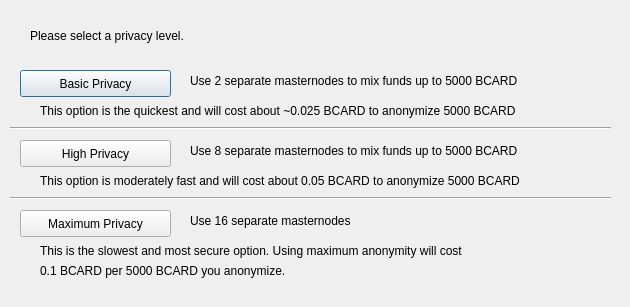
<?xml version="1.0" encoding="UTF-8"?>
<ui version="4.0">
 <class>ObfuscationConfig</class>
 <widget class="QDialog" name="ObfuscationConfig">
  <property name="geometry">
   <rect>
    <x>0</x>
    <y>0</y>
    <width>630</width>
    <height>307</height>
   </rect>
  </property>
  <property name="windowTitle">
   <string>Configure Obfuscation</string>
  </property>
  <widget class="QPushButton" name="buttonBasic">
   <property name="geometry">
    <rect>
     <x>20</x>
     <y>70</y>
     <width>151</width>
     <height>27</height>
    </rect>
   </property>
   <property name="text">
    <string>Basic Privacy</string>
   </property>
  </widget>
  <widget class="QPushButton" name="buttonHigh">
   <property name="geometry">
    <rect>
     <x>20</x>
     <y>140</y>
     <width>151</width>
     <height>27</height>
    </rect>
   </property>
   <property name="text">
    <string>High Privacy</string>
   </property>
  </widget>
  <widget class="QPushButton" name="buttonMax">
   <property name="geometry">
    <rect>
     <x>20</x>
     <y>210</y>
     <width>151</width>
     <height>27</height>
    </rect>
   </property>
   <property name="text">
    <string>Maximum Privacy</string>
   </property>
  </widget>
  <widget class="QLabel" name="label">
   <property name="geometry">
    <rect>
     <x>30</x>
     <y>20</y>
     <width>571</width>
     <height>31</height>
    </rect>
   </property>
   <property name="text">
    <string>Please select a privacy level.</string>
   </property>
  </widget>
  <widget class="QLabel" name="label_2">
   <property name="geometry">
    <rect>
     <x>190</x>
     <y>70</y>
     <width>421</width>
     <height>21</height>
    </rect>
   </property>
   <property name="text">
    <string>Use 2 separate masternodes to mix funds up to 5000 BCARD</string>
   </property>
  </widget>
  <widget class="QLabel" name="label_3">
   <property name="geometry">
    <rect>
     <x>190</x>
     <y>140</y>
     <width>411</width>
     <height>21</height>
    </rect>
   </property>
   <property name="text">
    <string>Use 8 separate masternodes to mix funds up to 5000 BCARD</string>
   </property>
  </widget>
  <widget class="QLabel" name="label_4">
   <property name="geometry">
    <rect>
     <x>190</x>
     <y>210</y>
     <width>421</width>
     <height>21</height>
    </rect>
   </property>
   <property name="text">
    <string>Use 16 separate masternodes</string>
   </property>
  </widget>
  <widget class="QLabel" name="label_6">
   <property name="geometry">
    <rect>
     <x>40</x>
     <y>100</y>
     <width>561</width>
     <height>21</height>
    </rect>
   </property>
   <property name="text">
    <string>This option is the quickest and will cost about ~0.025 BCARD to anonymize 5000 BCARD</string>
   </property>
  </widget>
  <widget class="QLabel" name="label_7">
   <property name="geometry">
    <rect>
     <x>40</x>
     <y>170</y>
     <width>561</width>
     <height>21</height>
    </rect>
   </property>
   <property name="text">
    <string>This option is moderately fast and will cost about 0.05 BCARD to anonymize 5000 BCARD</string>
   </property>
  </widget>
  <widget class="QLabel" name="label_8">
   <property name="geometry">
    <rect>
     <x>40</x>
     <y>240</y>
     <width>561</width>
     <height>21</height>
    </rect>
   </property>
   <property name="text">
    <string>This is the slowest and most secure option. Using maximum anonymity will cost</string>
   </property>
  </widget>
  <widget class="QLabel" name="label_9">
   <property name="geometry">
    <rect>
     <x>40</x>
     <y>260</y>
     <width>561</width>
     <height>21</height>
    </rect>
   </property>
   <property name="text">
    <string>0.1 BCARD per 5000 BCARD you anonymize.</string>
   </property>
  </widget>
  <widget class="Line" name="line">
   <property name="geometry">
    <rect>
     <x>10</x>
     <y>120</y>
     <width>601</width>
     <height>16</height>
    </rect>
   </property>
   <property name="orientation">
    <enum>Qt::Horizontal</enum>
   </property>
  </widget>
  <widget class="Line" name="line_2">
   <property name="geometry">
    <rect>
     <x>10</x>
     <y>190</y>
     <width>601</width>
     <height>16</height>
    </rect>
   </property>
   <property name="orientation">
    <enum>Qt::Horizontal</enum>
   </property>
  </widget>
 </widget>
 <resources/>
 <connections/>
</ui>
